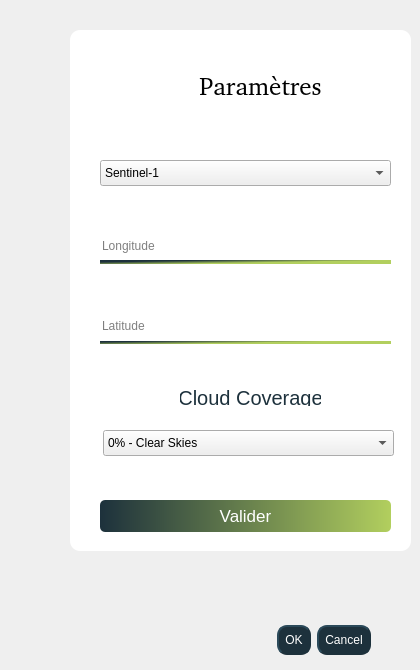
   <widget class="QWidget" name="tabWidgetPage4">
    <attribute name="title">
     <string>Paramètres</string>
    </attribute>
    <widget class="QFrame" name="frame_3">
     <property name="geometry">
      <rect>
       <x>70</x>
       <y>30</y>
       <width>341</width>
       <height>521</height>
      </rect>
     </property>
     <property name="cursor">
      <cursorShape>PointingHandCursor</cursorShape>
     </property>
     <property name="styleSheet">
      <string notr="true">QFrame {
   border: none;
	border-radius:10px;
	background-color:rgb(255, 255, 255);
	box-shadow: 8px 7px 7px 8px rgb(179, 179, 179);
}</string>
     </property>
     <property name="frameShape">
      <enum>QFrame::StyledPanel</enum>
     </property>
     <property name="frameShadow">
      <enum>QFrame::Raised</enum>
     </property>
     <widget class="QLabel" name="label_10">
      <property name="geometry">
       <rect>
        <x>110</x>
        <y>40</y>
        <width>161</width>
        <height>31</height>
       </rect>
      </property>
      <property name="font">
       <font>
        <family>,sans-serif</family>
        <pointsize>-1</pointsize>
        <weight>50</weight>
        <italic>false</italic>
        <bold>false</bold>
       </font>
      </property>
      <property name="styleSheet">
       <string notr="true">

font: &quot;Poppins&quot;,sans-serif;
background-color: rgb(255, 255, 255);
max-width : 350px;
font-size:25px;
</string>
      </property>
      <property name="text">
       <string>Paramètres</string>
      </property>
      <property name="alignment">
       <set>Qt::AlignCenter</set>
      </property>
     </widget>
     <widget class="QLineEdit" name="input_lon">
      <property name="geometry">
       <rect>
        <x>30</x>
        <y>200</y>
        <width>291</width>
        <height>31</height>
       </rect>
      </property>
      <property name="styleSheet">
       <string notr="true">width : 100%;
height : 45px; 
border-color: rgb(255, 255, 255);
color: rgb(0,0,0);
border: none;
</string>
      </property>
      <property name="text">
       <string/>
      </property>
      <property name="dragEnabled">
       <bool>false</bool>
      </property>
      <property name="placeholderText">
       <string extracomment="Nom d'utilisateur">Longitude</string>
      </property>
     </widget>
     <widget class="Line" name="line_10">
      <property name="geometry">
       <rect>
        <x>30</x>
        <y>230</y>
        <width>291</width>
        <height>4</height>
       </rect>
      </property>
      <property name="styleSheet">
       <string notr="true">background-color: qlineargradient(spread:pad, x1:0.182079, y1:0.147455, x2:0.832562, y2:0.647409, stop:0.0985222 rgba(29, 49, 60, 255), stop:0.73399 rgba(178, 207, 94, 255))</string>
      </property>
      <property name="orientation">
       <enum>Qt::Horizontal</enum>
      </property>
     </widget>
     <widget class="Line" name="line_11">
      <property name="geometry">
       <rect>
        <x>30</x>
        <y>310</y>
        <width>291</width>
        <height>4</height>
       </rect>
      </property>
      <property name="styleSheet">
       <string notr="true">background-color: qlineargradient(spread:pad, x1:0.182079, y1:0.147455, x2:0.832562, y2:0.647409, stop:0.0985222 rgba(29, 49, 60, 255), stop:0.73399 rgba(178, 207, 94, 255))</string>
      </property>
      <property name="orientation">
       <enum>Qt::Horizontal</enum>
      </property>
     </widget>
     <widget class="QLineEdit" name="input_lat">
      <property name="geometry">
       <rect>
        <x>30</x>
        <y>280</y>
        <width>291</width>
        <height>31</height>
       </rect>
      </property>
      <property name="styleSheet">
       <string notr="true">width : 100%;
height : 45px; 
border-color: rgb(255, 255, 255);
color: rgb(0,0,0);
border: none;
</string>
      </property>
      <property name="text">
       <string/>
      </property>
      <property name="placeholderText">
       <string>Latitude</string>
      </property>
     </widget>
     <widget class="QPushButton" name="btn_valider_2">
      <property name="geometry">
       <rect>
        <x>30</x>
        <y>470</y>
        <width>291</width>
        <height>32</height>
       </rect>
      </property>
      <property name="cursor">
       <cursorShape>PointingHandCursor</cursorShape>
      </property>
      <property name="styleSheet">
       <string notr="true">

QPushButton{
background-color: qlineargradient(spread:pad, x1:0, y1:0, x2:1, y2:0, stop:0 rgba(29, 49, 60, 255), stop:1 rgba(178, 207, 94, 255));

font: &quot;Poppins&quot; ;
font :17px;
color: #fff;
border-radius: 5px;
}


QPushButton::hover{
background-color: qlineargradient(spread:pad, x1:0.926108, y1:0.159, x2:0.0640394, y2:0.0568182, stop:0 rgba(29, 49, 60, 255), stop:1 rgba(178, 207, 94, 255))}</string>
      </property>
      <property name="text">
       <string>Valider</string>
      </property>
     </widget>
     <widget class="QLabel" name="label_5">
      <property name="geometry">
       <rect>
        <x>110</x>
        <y>360</y>
        <width>141</width>
        <height>16</height>
       </rect>
      </property>
      <property name="font">
       <font>
        <pointsize>15</pointsize>
        <weight>50</weight>
        <bold>false</bold>
       </font>
      </property>
      <property name="styleSheet">
       <string notr="true">color:rgb(29,49,60);</string>
      </property>
      <property name="text">
       <string>Cloud Coverage</string>
      </property>
      <property name="alignment">
       <set>Qt::AlignCenter</set>
      </property>
     </widget>
     <widget class="QComboBox" name="comboBox">
      <property name="enabled">
       <bool>true</bool>
      </property>
      <property name="geometry">
       <rect>
        <x>30</x>
        <y>130</y>
        <width>291</width>
        <height>26</height>
       </rect>
      </property>
      <property name="cursor">
       <cursorShape>PointingHandCursor</cursorShape>
      </property>
      <property name="styleSheet">
       <string notr="true">color: rgb(0, 0, 0);</string>
      </property>
      <item>
       <property name="text">
        <string>Sentinel-1</string>
       </property>
      </item>
      <item>
       <property name="text">
        <string>Sentinel-2</string>
       </property>
      </item>
      <item>
       <property name="text">
        <string>Sentinel-3</string>
       </property>
      </item>
      <item>
       <property name="text">
        <string>Sentinel-4</string>
       </property>
      </item>
     </widget>
     <widget class="QComboBox" name="comboBox_2">
      <property name="geometry">
       <rect>
        <x>33</x>
        <y>400</y>
        <width>291</width>
        <height>26</height>
       </rect>
      </property>
      <property name="cursor">
       <cursorShape>PointingHandCursor</cursorShape>
      </property>
      <property name="styleSheet">
       <string notr="true">color: rgb(0, 0, 0);</string>
      </property>
      <item>
       <property name="text">
        <string>0% - Clear Skies</string>
       </property>
      </item>
      <item>
       <property name="text">
        <string>25% - Scattered Clouds</string>
       </property>
      </item>
      <item>
       <property name="text">
        <string>75% - Broken Clouds</string>
       </property>
      </item>
      <item>
       <property name="text">
        <string>100% - Overcast</string>
       </property>
      </item>
      <item>
       <property name="text">
        <string>Vision Obscured</string>
       </property>
      </item>
     </widget>
    </widget>
    <widget class="QDialogButtonBox" name="ok_cancel_4">
     <property name="geometry">
      <rect>
       <x>130</x>
       <y>620</y>
       <width>241</width>
       <height>41</height>
      </rect>
     </property>
     <property name="cursor">
      <cursorShape>PointingHandCursor</cursorShape>
     </property>
     <property name="styleSheet">
      <string notr="true"> background-color: rgb(29,49,60);
 color: rgb(255,255,255);
   border-style: outset;
    border-width: 2px;
    border-radius: 10px;
    border-color: rgb(29,49,60);
    min-width: 5em;
   font: 15pt &quot;.AppleSystemUIFont&quot;;
    padding: 6px;
</string>
     </property>
     <property name="orientation">
      <enum>Qt::Horizontal</enum>
     </property>
     <property name="standardButtons">
      <set>QDialogButtonBox::Cancel|QDialogButtonBox::Ok</set>
     </property>
    </widget>
   </widget>
